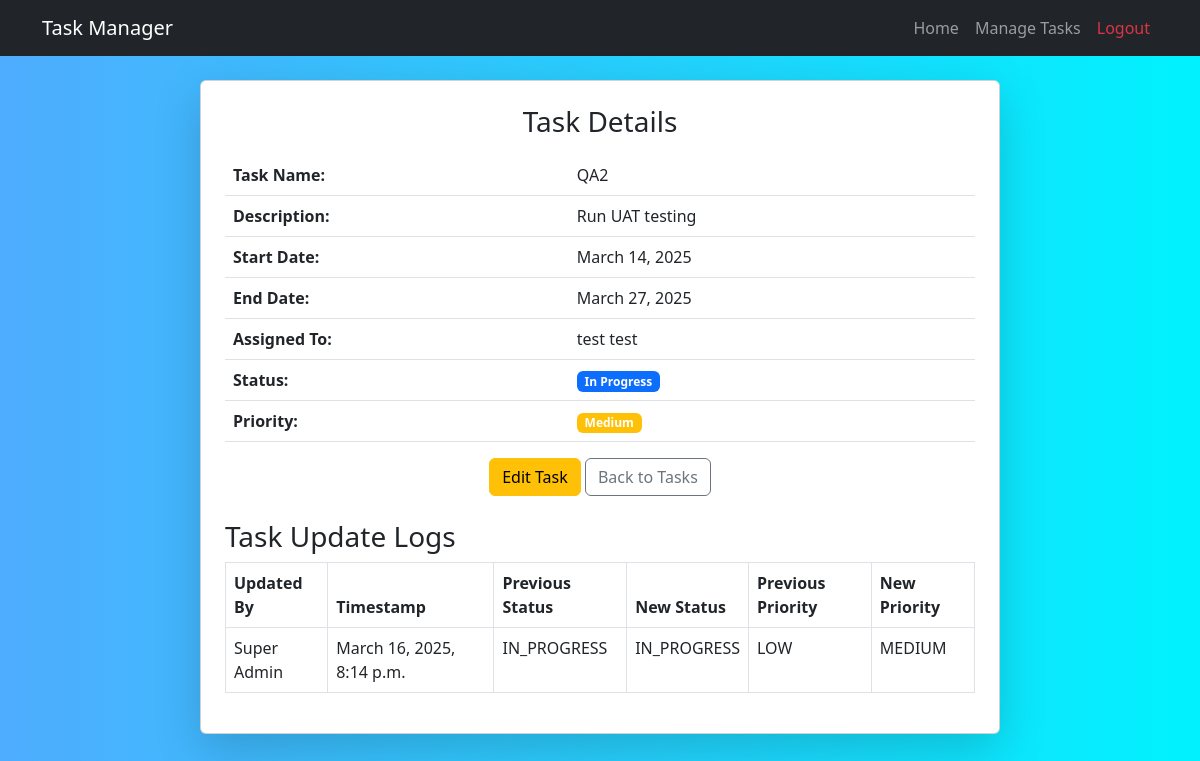
The page /task/2/ (signed in) on the database its author committed.
### tasks/models.py (models this page shows, shortened)
class Task(models.Model):
    STATUS_CHOICES = [
        ('TODO', 'To Do'),
        ('IN_PROGRESS', 'In Progress'),
        ('BLOCKED', 'Blocked'),
        ('DONE', 'Done'),
    ]
    PRIORITY_CHOICES = [
        ('HIGH', 'High'),
        ('MEDIUM', 'Medium'),
        ('LOW', 'Low'),
    ]
    name = models.CharField(max_length=255)
    description = models.TextField()
    start_date = models.DateField()
    end_date = models.DateField()
    assigned_to = models.ForeignKey(CustomUser, on_delete=models.CASCADE)
    status = models.CharField(max_length=20, choices=STATUS_CHOICES, default='TODO')
    priority = models.CharField(max_length=10, choices=PRIORITY_CHOICES, default='MEDIUM')

class CustomUser(AbstractUser):
    ROLE_CHOICES = [
        ('superadmin', 'Super Admin'),
        ('admin', 'Admin'),
        ('user', 'User'),
    ]
    role = models.CharField(max_length=20, choices=ROLE_CHOICES, default='user')

class TaskLog(models.Model):
    task = models.ForeignKey(Task, on_delete=models.CASCADE)
    updated_by = models.ForeignKey(CustomUser, on_delete=models.CASCADE)
    timestamp = models.DateTimeField(auto_now_add=True)
    previous_status = models.CharField(max_length=20, choices=Task.STATUS_CHOICES)
    new_status = models.CharField(max_length=20, choices=Task.STATUS_CHOICES)
    previous_priority = models.CharField(max_length=10, choices=Task.PRIORITY_CHOICES)
    new_priority = models.CharField(max_length=10, choices=Task.PRIORITY_CHOICES)

### tasks/views.py (the view)
# urls.py: path('task/<int:task_id>/', task_detail, name='task_detail'),
@login_required
def task_detail(request, task_id):
    task = get_object_or_404(Task, id=task_id)
    return render(request, 'tasks/view_task.html', {'task': task})

### tasks/templates/tasks/view_task.html
{% extends 'tasks/base.html' %}
{% block content %}
<div class="container d-flex justify-content-center align-items-center" style="min-height: 80vh;">
    <div class="card shadow-lg p-4" style="width: 800px;">
        <h3 class="text-center mb-3">Task Details</h3>
        <table class="table">
            <tbody>
                <tr>
                    <th>Task Name:</th>
                    <td>{{ task.name }}</td>
                </tr>
                <tr>
                    <th>Description:</th>
                    <td>{{ task.description }}</td>
                </tr>
                <tr>
                    <th>Start Date:</th>
                    <td>{{ task.start_date }}</td>
                </tr>
                <tr>
                    <th>End Date:</th>
                    <td>{{ task.end_date }}</td>
                </tr>
                <tr>
                    <th>Assigned To:</th>
                    <td>{{ task.assigned_to.first_name }} {{ task.assigned_to.last_name }}</td>
                </tr>
                <tr>
                    <th>Status:</th>
                    <td>
                        <span class="badge
                            {% if task.status == 'TODO' %}bg-secondary
                            {% elif task.status == 'IN_PROGRESS' %}bg-primary
                            {% elif task.status == 'BLOCKED' %}bg-danger
                            {% elif task.status == 'DONE' %}bg-success
                            {% endif %}">
                            {{ task.get_status_display }}
                        </span>
                    </td>
                </tr>
                <tr>
                    <th>Priority:</th>
                    <td>
                        <span class="badge
                            {% if task.priority == 'HIGH' %}bg-danger
                            {% elif task.priority == 'MEDIUM' %}bg-warning
                            {% elif task.priority == 'LOW' %}bg-success
                            {% endif %}">
                            {{ task.get_priority_display }}
                        </span>
                    </td>
                </tr>
            </tbody>
        </table>
        <div class="text-center">
            {% if user.role == 'admin' or user.role == 'superadmin' %}
                <a href="{% url 'update_task' task.id %}" class="btn btn-warning">Edit Task</a>
            {% endif %}
            <a href="{% url 'manage_tasks' %}" class="btn btn-outline-secondary">Back to Tasks</a>
        </div>
        <h3 class="mt-4">Task Update Logs</h3>
        <table class="table table-bordered">
            <thead>
                <tr>
                    <th>Updated By</th>
                    <th>Timestamp</th>
                    <th>Previous Status</th>
                    <th>New Status</th>
                    <th>Previous Priority</th>
                    <th>New Priority</th>
                </tr>
            </thead>
            <tbody>
                {% for log in task.tasklog_set.all %}
                <tr>
                    <td>{{ log.updated_by.first_name }} {{ log.updated_by.last_name }}</td>
                    <td>{{ log.timestamp }}</td>
                    <td>{{ log.previous_status }}</td>
                    <td>{{ log.new_status }}</td>
                    <td>{{ log.previous_priority }}</td>
                    <td>{{ log.new_priority }}</td>
                </tr>
                {% endfor %}
            </tbody>
        </table>
    </div>
</div>
{% endblock %}

### tasks/templates/tasks/base.html (style rules this page uses)
body { background: linear-gradient(to right, #4facfe, #00f2fe); min-height: 100vh; }

### rows shown on the page
Task: name "QA2", description "Run UAT testing", start_date "March 14, 2025", end_date "March 27, 2025", assigned_to.first_name "test", assigned_to.last_name "test", status "In Progress", priority "Medium"
TaskLog: updated_by.first_name "Super", updated_by.last_name "Admin", timestamp "March 16, 2025, 8:14 p.m.", previous_status "IN_PROGRESS", new_status "IN_PROGRESS", previous_priority "LOW", new_priority "MEDIUM"
